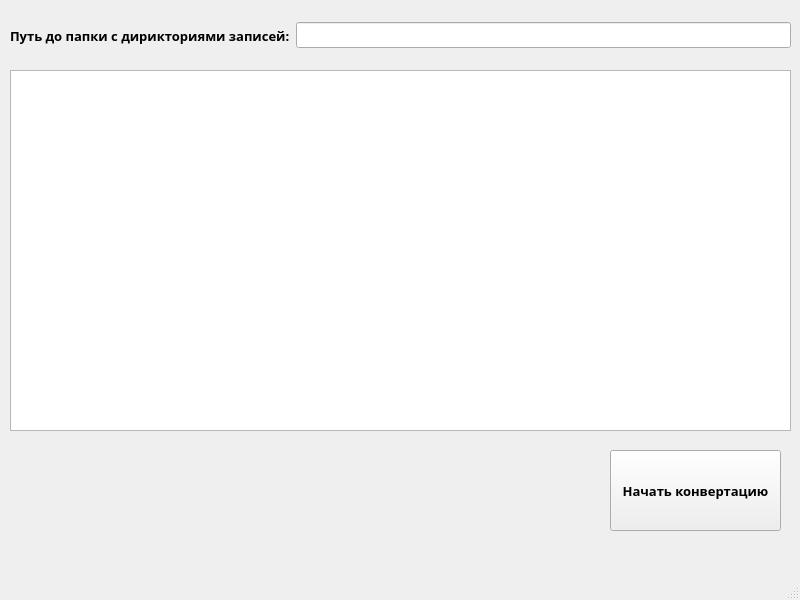
<?xml version="1.0" encoding="UTF-8"?>
<ui version="4.0">
 <class>zc_main</class>
 <widget class="QMainWindow" name="zc_main">
  <property name="geometry">
   <rect>
    <x>0</x>
    <y>0</y>
    <width>800</width>
    <height>600</height>
   </rect>
  </property>
  <property name="sizePolicy">
   <sizepolicy hsizetype="Fixed" vsizetype="Fixed">
    <horstretch>0</horstretch>
    <verstretch>0</verstretch>
   </sizepolicy>
  </property>
  <property name="font">
   <font>
    <family>Yu Gothic UI Semibold</family>
    <pointsize>10</pointsize>
    <weight>75</weight>
    <bold>true</bold>
   </font>
  </property>
  <property name="windowTitle">
   <string>Zoom Converter</string>
  </property>
  <widget class="QWidget" name="centralwidget">
   <property name="font">
    <font>
     <family>Yu Gothic UI Semibold</family>
     <pointsize>10</pointsize>
     <weight>75</weight>
     <bold>true</bold>
    </font>
   </property>
   <widget class="QTextEdit" name="text_">
    <property name="geometry">
     <rect>
      <x>10</x>
      <y>70</y>
      <width>781</width>
      <height>361</height>
     </rect>
    </property>
    <property name="autoFillBackground">
     <bool>false</bool>
    </property>
    <property name="readOnly">
     <bool>true</bool>
    </property>
   </widget>
   <widget class="QPushButton" name="button_convert">
    <property name="geometry">
     <rect>
      <x>610</x>
      <y>450</y>
      <width>171</width>
      <height>81</height>
     </rect>
    </property>
    <property name="text">
     <string>Начать конвертацию</string>
    </property>
   </widget>
   <widget class="QWidget" name="">
    <property name="geometry">
     <rect>
      <x>10</x>
      <y>10</y>
      <width>781</width>
      <height>51</height>
     </rect>
    </property>
    <layout class="QHBoxLayout" name="horizontalLayout">
     <item>
      <widget class="QLabel" name="label">
       <property name="text">
        <string>Путь до папки с дирикториями записей:</string>
       </property>
      </widget>
     </item>
     <item>
      <widget class="QLineEdit" name="path_line"/>
     </item>
    </layout>
   </widget>
  </widget>
  <widget class="QMenuBar" name="menubar">
   <property name="geometry">
    <rect>
     <x>0</x>
     <y>0</y>
     <width>800</width>
     <height>23</height>
    </rect>
   </property>
  </widget>
  <widget class="QStatusBar" name="statusbar"/>
 </widget>
 <resources/>
 <connections/>
</ui>
